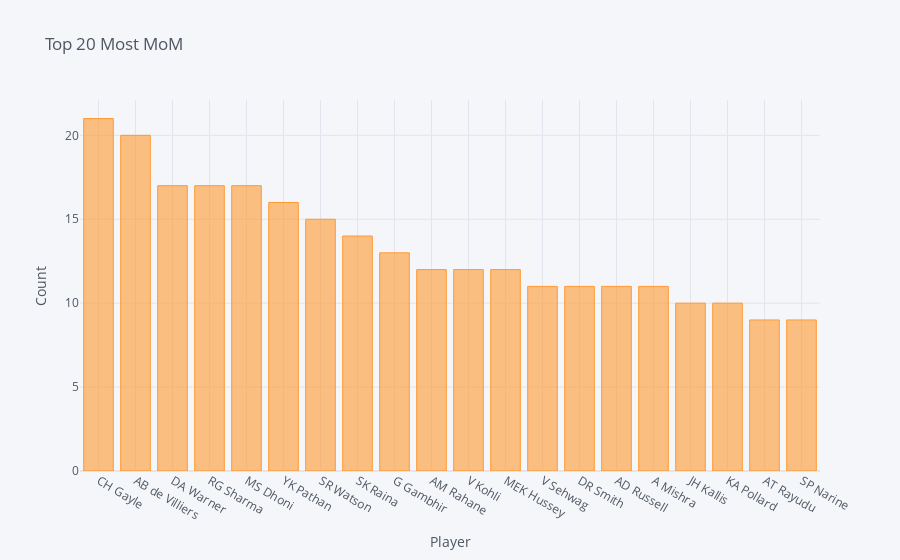

The cell this chart's notebook holds for it:
### Code cell
mom[:20].iplot(kind = 'bar', xTitle = 'Player', yTitle = 'Count', title = 'Top 20 Most MoM')

### Figure 1 — Plotly figure (JSON) as saved in the notebook; plotly's stock layout.template omitted (floating-point values rounded to 4 significant figures)
{"data": [{"marker": {"color": "rgba(255, 153, 51, 0.6)", "line": {"color": "rgba(255, 153, 51, 1.0)", "width": 1}}, "name": "player_of_match", "orientation": "v", "text": "", "type": "bar", "x": ["CH Gayle", "AB de Villiers", "DA Warner", "RG Sharma", "MS Dhoni", "YK Pathan", "SR Watson", "SK Raina", "G Gambhir", "AM Rahane", "V Kohli", "MEK Hussey", "V Sehwag", "DR Smith", "AD Russell", "A Mishra", "JH Kallis", "KA Pollard", "AT Rayudu", "SP Narine"], "y": [21, 20, 17, 17, 17, 16, 15, 14, 13, 12, 12, 12, 11, 11, 11, 11, 10, 10, 9, 9]}], "layout": {"legend": {"bgcolor": "#F5F6F9", "font": {"color": "#4D5663"}}, "paper_bgcolor": "#F5F6F9", "plot_bgcolor": "#F5F6F9", "title": {"font": {"color": "#4D5663"}, "text": "Top 20 Most MoM"}, "xaxis": {"gridcolor": "#E1E5ED", "showgrid": true, "tickfont": {"color": "#4D5663"}, "title": {"font": {"color": "#4D5663"}, "text": "Player"}, "zerolinecolor": "#E1E5ED"}, "yaxis": {"gridcolor": "#E1E5ED", "showgrid": true, "tickfont": {"color": "#4D5663"}, "title": {"font": {"color": "#4D5663"}, "text": "Count"}, "zerolinecolor": "#E1E5ED"}}}
